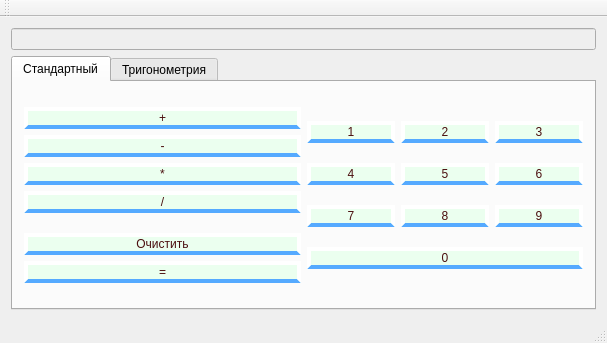
<?xml version="1.0" encoding="UTF-8"?>
<ui version="4.0">
 <class>MainWindow</class>
 <widget class="QMainWindow" name="MainWindow">
  <property name="geometry">
   <rect>
    <x>0</x>
    <y>0</y>
    <width>607</width>
    <height>343</height>
   </rect>
  </property>
  <property name="windowTitle">
   <string>MainWindow</string>
  </property>
  <property name="styleSheet">
   <string notr="true">
QPushButton{
color: rgb(75, 15, 15);
border-color: rgb(255, 255, 255);
border-bottom-color: rgb(85, 170, 255);
background-color: rgb(235, 255, 239);
border-radius: 50%;
    border-style: solid;
    border-width: 4px;
}
MainWindow {
	background-color: rgb(255, 225, 246);
 }

QPushButton:pressed {
      background-color: red;
	  border-width : 2px;
  }

  QPushButton:flat {
      border-color: green; 
  }

  QPushButton:default {
      border-color: blue; 
  }

</string>
  </property>
  <widget class="QWidget" name="centralWidget">
   <layout class="QGridLayout" name="gridLayout_4">
    <item row="0" column="0">
     <widget class="QLineEdit" name="lineEdit">
      <property name="enabled">
       <bool>false</bool>
      </property>
     </widget>
    </item>
    <item row="1" column="0">
     <widget class="QTabWidget" name="tabWidget">
      <property name="currentIndex">
       <number>0</number>
      </property>
      <widget class="QWidget" name="tab_3">
       <attribute name="title">
        <string>Стандартный</string>
       </attribute>
       <layout class="QGridLayout" name="gridLayout">
        <item row="0" column="0">
         <layout class="QVBoxLayout" name="verticalLayout">
          <item>
           <widget class="QPushButton" name="pluss_2">
            <property name="text">
             <string>+</string>
            </property>
           </widget>
          </item>
          <item>
           <widget class="QPushButton" name="minus_2">
            <property name="text">
             <string>-</string>
            </property>
           </widget>
          </item>
          <item>
           <widget class="QPushButton" name="mult_2">
            <property name="text">
             <string>*</string>
            </property>
           </widget>
          </item>
          <item>
           <widget class="QPushButton" name="div_2">
            <property name="text">
             <string>/</string>
            </property>
           </widget>
          </item>
         </layout>
        </item>
        <item row="0" column="1" rowspan="2">
         <layout class="QGridLayout" name="gridLayout_3">
          <item row="2" column="1">
           <widget class="QPushButton" name="pushButton_22">
            <property name="text">
             <string>8</string>
            </property>
           </widget>
          </item>
          <item row="0" column="2">
           <widget class="QPushButton" name="pushButton_17">
            <property name="text">
             <string>3</string>
            </property>
           </widget>
          </item>
          <item row="1" column="1">
           <widget class="QPushButton" name="pushButton_19">
            <property name="text">
             <string>5</string>
            </property>
           </widget>
          </item>
          <item row="2" column="2">
           <widget class="QPushButton" name="pushButton_23">
            <property name="text">
             <string>9</string>
            </property>
           </widget>
          </item>
          <item row="0" column="0">
           <widget class="QPushButton" name="pushButton_15">
            <property name="text">
             <string>1</string>
            </property>
           </widget>
          </item>
          <item row="3" column="0" colspan="3">
           <widget class="QPushButton" name="pushButton_24">
            <property name="text">
             <string>0</string>
            </property>
           </widget>
          </item>
          <item row="1" column="0">
           <widget class="QPushButton" name="pushButton_18">
            <property name="text">
             <string>4</string>
            </property>
           </widget>
          </item>
          <item row="2" column="0">
           <widget class="QPushButton" name="pushButton_21">
            <property name="text">
             <string>7</string>
            </property>
           </widget>
          </item>
          <item row="0" column="1">
           <widget class="QPushButton" name="pushButton_16">
            <property name="text">
             <string>2</string>
            </property>
           </widget>
          </item>
          <item row="1" column="2">
           <widget class="QPushButton" name="pushButton_20">
            <property name="text">
             <string>6</string>
            </property>
           </widget>
          </item>
         </layout>
        </item>
        <item row="1" column="0">
         <layout class="QVBoxLayout" name="verticalLayout_2">
          <item>
           <widget class="QPushButton" name="pushButton_9">
            <property name="text">
             <string>Очистить</string>
            </property>
           </widget>
          </item>
          <item>
           <widget class="QPushButton" name="eq_2">
            <property name="text">
             <string>=</string>
            </property>
           </widget>
          </item>
         </layout>
        </item>
       </layout>
      </widget>
      <widget class="QWidget" name="tab_4">
       <attribute name="title">
        <string>Тригонометрия</string>
       </attribute>
       <layout class="QGridLayout" name="gridLayout_5">
        <item row="0" column="0">
         <layout class="QGridLayout" name="gridLayout_2">
          <item row="0" column="0">
           <widget class="QPushButton" name="pushButton_2">
            <property name="text">
             <string>arctan</string>
            </property>
           </widget>
          </item>
          <item row="0" column="1">
           <widget class="QPushButton" name="pushButton_5">
            <property name="text">
             <string>sin</string>
            </property>
           </widget>
          </item>
          <item row="0" column="2">
           <widget class="QPushButton" name="pushButton_4">
            <property name="text">
             <string>arcsin</string>
            </property>
           </widget>
          </item>
          <item row="0" column="3">
           <widget class="QPushButton" name="pushButton">
            <property name="text">
             <string>tan</string>
            </property>
           </widget>
          </item>
          <item row="1" column="0">
           <widget class="QPushButton" name="pushButton_6">
            <property name="text">
             <string>arcctg</string>
            </property>
           </widget>
          </item>
          <item row="1" column="1">
           <widget class="QPushButton" name="pushButton_7">
            <property name="text">
             <string>cos</string>
            </property>
           </widget>
          </item>
          <item row="1" column="2">
           <widget class="QPushButton" name="pushButton_8">
            <property name="text">
             <string>arccos</string>
            </property>
           </widget>
          </item>
          <item row="1" column="3">
           <widget class="QPushButton" name="pushButton_3">
            <property name="text">
             <string>ctg</string>
            </property>
           </widget>
          </item>
         </layout>
        </item>
       </layout>
      </widget>
     </widget>
    </item>
   </layout>
  </widget>
  <widget class="QMenuBar" name="menuBar">
   <property name="geometry">
    <rect>
     <x>0</x>
     <y>0</y>
     <width>607</width>
     <height>21</height>
    </rect>
   </property>
  </widget>
  <widget class="QToolBar" name="mainToolBar">
   <attribute name="toolBarArea">
    <enum>TopToolBarArea</enum>
   </attribute>
   <attribute name="toolBarBreak">
    <bool>false</bool>
   </attribute>
  </widget>
  <widget class="QStatusBar" name="statusBar"/>
 </widget>
 <layoutdefault spacing="6" margin="11"/>
 <resources/>
 <connections/>
</ui>
